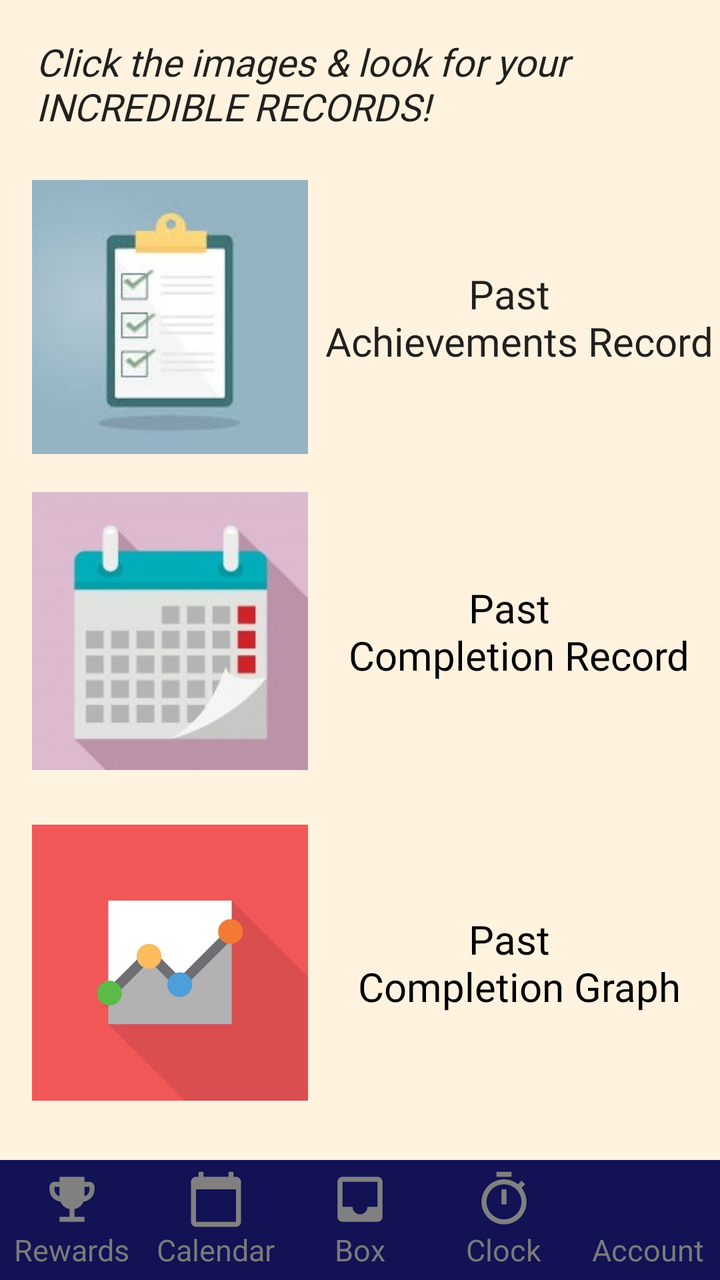
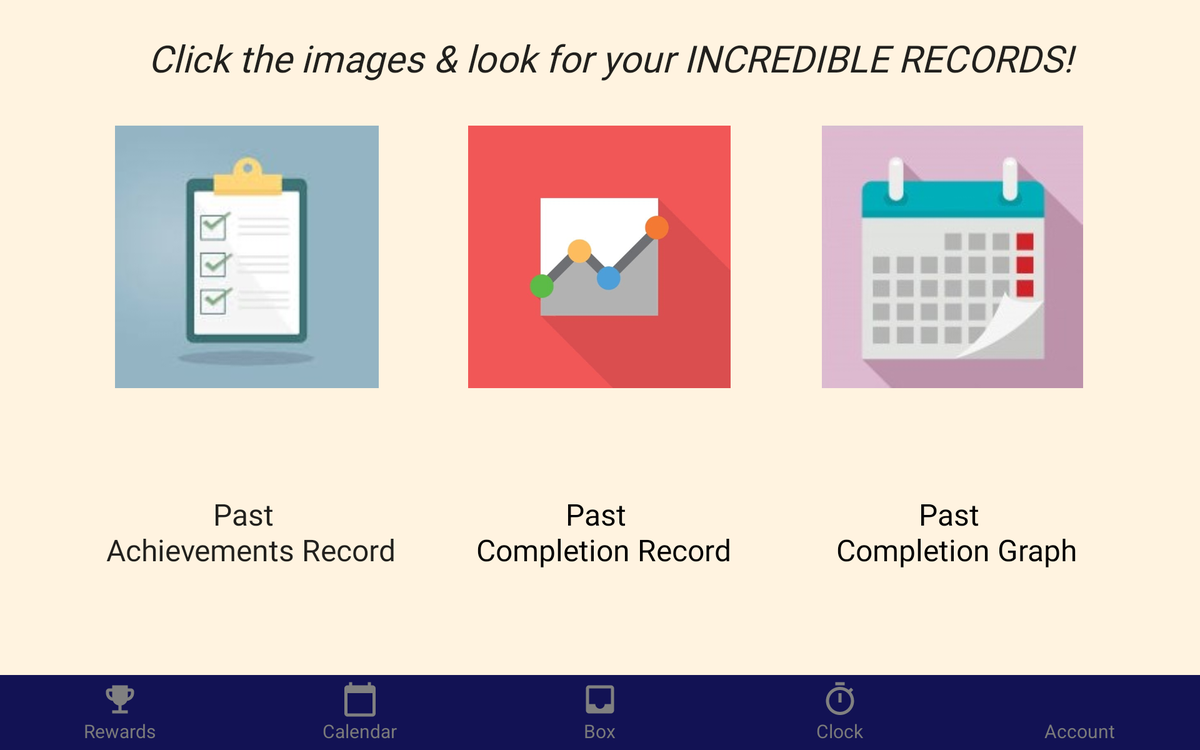

The same Android screen from two of the app's own layout files: first res/layout/ as a phone draws it, then the repository's variant for another configuration, drawn on a device whose configuration selects that folder. Both files follow.
<!-- AndroidManifest.xml: application theme AppTheme -->
<!-- res/layout/activity_record.xml -->
<?xml version="1.0" encoding="utf-8"?>
<androidx.constraintlayout.widget.ConstraintLayout xmlns:android="http://schemas.android.com/apk/res/android"
    xmlns:app="http://schemas.android.com/apk/res-auto"
    xmlns:tools="http://schemas.android.com/tools"
    android:layout_width="match_parent"
    android:layout_height="match_parent"
    android:background="#FFF3E0"
    tools:context=".Record">


    <TextView
        android:id="@+id/record_title"
        android:layout_width="0dp"
        android:layout_height="wrap_content"
        android:layout_marginStart="16dp"
        android:layout_marginLeft="16dp"
        android:layout_marginTop="16dp"
        android:padding="2dp"
        android:text="@string/recordtitle_text"
        android:textAppearance="@style/TextAppearance.AppCompat.Body1"
        android:textSize="19sp"
        android:textStyle="italic"
        app:fontFamily="@font/caveat_brush"
        app:layout_constraintStart_toStartOf="parent"
        app:layout_constraintTop_toTopOf="parent" />

    <ImageView
        android:id="@+id/ac_record"
        android:layout_width="138dp"
        android:layout_height="149dp"
        android:layout_marginStart="16dp"
        android:layout_marginLeft="16dp"
        android:layout_marginTop="16dp"
        android:contentDescription="Achievement Record"
        android:onClick="showPastAcRecord"
        app:layout_constraintStart_toStartOf="parent"
        app:layout_constraintTop_toBottomOf="@+id/record_title"
        app:srcCompat="@drawable/ff" />

    <ImageView
        android:id="@+id/calendar_record"
        android:layout_width="138dp"
        android:layout_height="149dp"
        android:layout_marginStart="16dp"
        android:layout_marginLeft="16dp"
        android:layout_marginTop="8dp"
        android:contentDescription="Calendar Record"
        android:onClick="showPastCalendarRecord"
        app:layout_constraintStart_toStartOf="parent"
        app:layout_constraintTop_toBottomOf="@+id/ac_record"
        app:srcCompat="@drawable/vv" />

    <ImageView
        android:id="@+id/plot_record"
        android:layout_width="138dp"
        android:layout_height="149dp"
        android:layout_marginStart="16dp"
        android:layout_marginLeft="16dp"
        android:layout_marginTop="16dp"
        android:layout_marginBottom="24dp"
        android:contentDescription="Graph Record"
        android:onClick="showPastGraphRecord"
        app:layout_constraintBottom_toTopOf="@+id/layout_bottom_bar"
        app:layout_constraintStart_toStartOf="parent"
        app:layout_constraintTop_toBottomOf="@+id/calendar_record"
        app:srcCompat="@drawable/kl" />

    <TextView
        android:id="@+id/image1_textlabel"
        android:layout_width="wrap_content"
        android:layout_height="wrap_content"
        android:gravity="center_horizontal"
        android:text="@string/image1_text"
        android:textAlignment="center"
        android:textAppearance="@style/TextAppearance.AppCompat.Body1"
        android:textSize="20sp"
        app:fontFamily="@font/architects_daughter"
        app:layout_constraintBottom_toBottomOf="@+id/ac_record"
        app:layout_constraintEnd_toEndOf="parent"
        app:layout_constraintStart_toEndOf="@+id/ac_record"
        app:layout_constraintTop_toTopOf="@+id/ac_record" />

    <TextView
        android:id="@+id/image2_textlabel"
        android:layout_width="wrap_content"
        android:layout_height="wrap_content"
        android:gravity="center_horizontal"
        android:text="@string/image2_text"
        android:textAlignment="center"
        android:textAppearance="@style/TextAppearance.AppCompat.Medium"
        android:textColor="@android:color/black"
        android:textSize="20sp"
        app:fontFamily="@font/architects_daughter"
        app:layout_constraintBottom_toBottomOf="@+id/calendar_record"
        app:layout_constraintEnd_toEndOf="parent"
        app:layout_constraintStart_toEndOf="@+id/calendar_record"
        app:layout_constraintTop_toTopOf="@+id/calendar_record" />

    <TextView
        android:id="@+id/image3_textlabel"
        android:layout_width="wrap_content"
        android:layout_height="wrap_content"
        android:gravity="center_horizontal"
        android:text="@string/image3_text"
        android:textAlignment="center"
        android:textAppearance="@style/TextAppearance.AppCompat.Medium"
        android:textColor="@android:color/black"
        android:textSize="20sp"
        app:fontFamily="@font/architects_daughter"
        app:layout_constraintBottom_toBottomOf="@+id/plot_record"
        app:layout_constraintEnd_toEndOf="parent"
        app:layout_constraintStart_toEndOf="@+id/plot_record"
        app:layout_constraintTop_toTopOf="@+id/plot_record" />

    <LinearLayout
        android:id="@+id/layout_bottom_bar"
        android:layout_width="match_parent"
        android:layout_height="60dp"
        android:layout_alignParentBottom="true"
        android:background="#121254"
        android:baselineAligned="false"
        android:orientation="horizontal"
        app:layout_constraintBottom_toBottomOf="parent">

        <LinearLayout
            android:id="@+id/layout_track"
            android:layout_width="0dp"
            android:layout_height="wrap_content"
            android:layout_gravity="center"
            android:layout_weight="1"
            android:gravity="center"
            android:orientation="vertical">

            <ImageView
                android:layout_width="30dp"
                android:layout_height="30dp"
                android:background="@drawable/ic_rewards_grey" />

            <TextView
                android:layout_width="wrap_content"
                android:layout_height="wrap_content"
                android:text="@string/rewards"
                android:textColor="@color/colorIconGrey"
                android:textSize="15sp" />
        </LinearLayout>

        <LinearLayout
            android:id="@+id/layout_search"
            android:layout_width="0dp"
            android:layout_height="wrap_content"
            android:layout_gravity="center"
            android:layout_weight="1"
            android:gravity="center"
            android:orientation="vertical">

            <ImageView
                android:layout_width="30dp"
                android:layout_height="30dp"
                android:background="@drawable/ic_calendar_grey" />

            <TextView
                android:layout_width="wrap_content"
                android:layout_height="wrap_content"
                android:text="@string/calendar"
                android:textColor="@color/colorIconGrey"
                android:textSize="15sp" />
        </LinearLayout>

        <LinearLayout
            android:id="@+id/layout_home"
            android:layout_width="0dp"
            android:layout_height="wrap_content"
            android:layout_gravity="center"
            android:layout_weight="1"
            android:gravity="center"
            android:orientation="vertical">

            <ImageView
                android:layout_width="30dp"
                android:layout_height="30dp"
                android:background="@drawable/ic_box_grey" />

            <TextView
                android:layout_width="wrap_content"
                android:layout_height="wrap_content"
                android:text="@string/box"
                android:textColor="@color/colorIconGrey"
                android:textSize="15sp" />

        </LinearLayout>

        <LinearLayout
            android:id="@+id/layout_record"
            android:layout_width="0dp"
            android:layout_height="wrap_content"
            android:layout_gravity="center"
            android:layout_weight="1"
            android:gravity="center"
            android:orientation="vertical">

            <ImageView
                android:layout_width="30dp"
                android:layout_height="30dp"
                android:background="@drawable/ic_clock_grey"
                android:color="#808080" />

            <TextView
                android:layout_width="wrap_content"
                android:layout_height="wrap_content"
                android:text="@string/clock"
                android:textColor="@color/colorIconGrey"
                android:textSize="15sp" />
        </LinearLayout>

        <LinearLayout
            android:id="@+id/layout_account"
            android:layout_width="0dp"
            android:layout_height="wrap_content"
            android:layout_gravity="center"
            android:layout_weight="1"
            android:gravity="center"
            android:orientation="vertical">

            <ImageView
                android:layout_width="30dp"
                android:layout_height="30dp"
                android:background="@drawable/ic_person_grey" />

            <TextView
                android:layout_width="wrap_content"
                android:layout_height="wrap_content"
                android:text="@string/account"
                android:textColor="@color/colorIconGrey"
                android:textSize="15sp" />
        </LinearLayout>
    </LinearLayout>


</androidx.constraintlayout.widget.ConstraintLayout>
<!-- resources referenced by this layout -->
<resources>
  <color name="colorIconGrey">#7A7A7A</color>
  <!-- drawable ff: jpg bitmap (drawable-v24, 25604 bytes) -->
  <!-- drawable ic_box_grey (drawable-v24) -->
  <?xml version="1.0" encoding="utf-8"?>
  <vector xmlns:android="http://schemas.android.com/apk/res/android"
      android:width="24dp"
      android:height="24dp"
      android:viewportWidth="24"
      android:viewportHeight="24"
      android:tint="#808080">
  
      <path
          android:pathData="M0 0h24v24H0V0z" />
      <path
          android:fillColor="#000000"
          android:pathData="M19 3H4.99c-1.11 0-1.98 0.89 -1.98 2L3 19c0 1.1 0.88 2 1.99 2H19c1.1 0 2-0.9 2-2V5c0-1.11-0.9-2-2-2zm0 12h-4c0 1.66-1.35 3-3 3s-3-1.34-3-3H4.99V5H19v10z" />
  </vector>
  <!-- drawable ic_calendar_grey (drawable-v24) -->
  <?xml version="1.0" encoding="utf-8"?>
  <vector xmlns:android="http://schemas.android.com/apk/res/android"
      android:width="24dp"
      android:height="24dp"
      android:viewportWidth="24"
      android:viewportHeight="24"
      android:tint="#808080">
  
      <path
          android:fillColor="#000000"
          android:pathData="M20 3h-1V1h-2v2H7V1H5v2H4c-1.1 0-2 0.9-2 2v16c0 1.1 0.9 2 2 2h16c1.1 0 2-0.9 2-2V5c0-1.1-0.9-2-2-2zm0 18H4V8h16v13z" />
      <path
          android:pathData="M0 0h24v24H0z" />
  </vector>
  <!-- drawable ic_clock_grey (drawable-v24) -->
  <?xml version="1.0" encoding="utf-8"?>
  <vector xmlns:android="http://schemas.android.com/apk/res/android"
      android:width="24dp"
      android:height="24dp"
      android:viewportWidth="24"
      android:viewportHeight="24"
      android:tint="#808080">
  
      <path
          android:pathData="M0 0h24v24H0z" />
      <path
          android:fillColor="#000000"
          android:pathData="M15 1H9v2h6V1zm-4 13h2V8h-2v6zm8.03-6.61l1.42-1.42c-0.43-0.51-0.9-0.99-1.41-1.41l-1.42 1.42C16.07 4.74 14.12 4 12 4c-4.97 0-9 4.03-9 9s4.02 9 9 9 9-4.03 9-9c0-2.12-0.74-4.07-1.97-5.61zM12 20c-3.87 0-7-3.13-7-7s3.13-7 7-7 7 3.13 7 7-3.13 7-7 7z" />
  </vector>
  <!-- drawable ic_rewards_grey (drawable-v24) -->
  <?xml version="1.0" encoding="utf-8"?>
  <vector xmlns:android="http://schemas.android.com/apk/res/android"
      android:width="24dp"
      android:height="24dp"
      android:viewportWidth="24"
      android:viewportHeight="24"
      android:tint="#808080">
  
      <path
          android:pathData="M 0 0 H 24 V 24 H 0 V 0 Z" />
      <path
          android:fillColor="#000000"
          android:pathData="M19,5h-2V3H7v2H5C3.9,5,3,5.9,3,7v1c0,2.55,1.92,4.63,4.39,4.94c0.63,1.5,1.98,2.63,3.61,2.96V19H7v2h10v-2h-4v-3.1 c1.63-0.33,2.98-1.46,3.61-2.96C19.08,12.63,21,10.55,21,8V7C21,5.9,20.1,5,19,5z M5,8V7h2v3.82C5.84,10.4,5,9.3,5,8z M19,8 c0,1.3-0.84,2.4-2,2.82V7h2V8z" />
  </vector>
  <!-- drawable kl: jpg bitmap (drawable-v24, 10366 bytes) -->
  <!-- drawable vv: jpg bitmap (drawable-v24, 29804 bytes) -->
  <string name="account">Account</string>
  <string name="box">Box</string>
  <string name="calendar">Calendar</string>
  <string name="clock">Clock</string>
  <string name="image1_text">Past \n Achievements Record</string>
  <string name="image2_text">Past \n Completion Record</string>
  <string name="image3_text">Past \n Completion Graph</string>
  <string name="recordtitle_text">Click the images &amp; look for your INCREDIBLE RECORDS!</string>
  <string name="rewards">Rewards</string>
  <style name="AppTheme" parent="Theme.AppCompat.Light.DarkActionBar">
          
          <item name="colorPrimary">@color/colorPrimary</item>
          <item name="colorPrimaryDark">@color/colorPrimaryDark</item>
          <item name="colorAccent">@color/colorAccent</item>
      </style>
  <color name="colorPrimary">#6200EE</color>
  <color name="colorPrimaryDark">#3700B3</color>
  <color name="colorAccent">#03DAC5</color>
</resources>
<!-- res/layout-sw600dp-land/activity_record.xml (the repository's variant of the layout above) -->
<!-- drawn on a 7-inch tablet turned sideways -->
<?xml version="1.0" encoding="utf-8"?>
<androidx.constraintlayout.widget.ConstraintLayout xmlns:android="http://schemas.android.com/apk/res/android"
    xmlns:app="http://schemas.android.com/apk/res-auto"
    xmlns:tools="http://schemas.android.com/tools"
    android:layout_width="match_parent"
    android:layout_height="match_parent"
    android:background="#FFF3E0"
    tools:context=".Record">


    <TextView
        android:id="@+id/record_title"
        android:layout_width="match_parent"
        android:layout_height="wrap_content"
        android:layout_marginStart="16dp"
        android:layout_marginLeft="16dp"
        android:layout_marginTop="24dp"
        android:gravity="center_horizontal"
        android:padding="2dp"
        android:text="@string/recordtitle_text"
        android:textAlignment="center"
        android:textAppearance="@style/TextAppearance.AppCompat.Body1"
        android:textSize="30sp"
        android:textStyle="italic"
        app:fontFamily="@font/caveat_brush"
        app:layout_constraintStart_toStartOf="parent"
        app:layout_constraintTop_toTopOf="parent" />

    <ImageView
        android:id="@+id/ac_record"
        android:layout_width="331dp"
        android:layout_height="210dp"
        android:layout_marginStart="32dp"
        android:layout_marginLeft="32dp"
        android:layout_marginTop="32dp"
        android:contentDescription="Achievement Record"
        android:onClick="showPastAcRecord"
        app:layout_constraintStart_toStartOf="parent"
        app:layout_constraintTop_toBottomOf="@+id/record_title"
        app:srcCompat="@drawable/ff" />

    <ImageView
        android:id="@+id/plot_record"
        android:layout_width="294dp"
        android:layout_height="210dp"
        android:layout_marginTop="32dp"
        android:contentDescription="Graph Record"
        android:onClick="showPastGraphRecord"
        app:layout_constraintEnd_toStartOf="@+id/calendar_record"
        app:layout_constraintStart_toEndOf="@+id/ac_record"
        app:layout_constraintTop_toBottomOf="@+id/record_title"
        app:srcCompat="@drawable/kl" />

    <ImageView
        android:id="@+id/calendar_record"
        android:layout_width="332dp"
        android:layout_height="210dp"
        android:layout_marginTop="32dp"
        android:layout_marginEnd="32dp"
        android:layout_marginRight="32dp"
        android:contentDescription="Calendar Record"
        android:onClick="showPastCalendarRecord"
        app:layout_constraintEnd_toEndOf="parent"
        app:layout_constraintTop_toBottomOf="@+id/record_title"
        app:srcCompat="@drawable/vv" />

    <TextView
        android:id="@+id/image1_textlabel"
        android:layout_width="wrap_content"
        android:layout_height="wrap_content"
        android:gravity="center_horizontal"
        android:text="@string/image1_text"
        android:textAlignment="center"
        android:textAppearance="@style/TextAppearance.AppCompat.Body1"
        android:textSize="24sp"
        app:fontFamily="@font/architects_daughter"
        app:layout_constraintBottom_toTopOf="@+id/layout_bottom_bar"
        app:layout_constraintEnd_toEndOf="@+id/ac_record"
        app:layout_constraintStart_toStartOf="@+id/ac_record"
        app:layout_constraintTop_toBottomOf="@+id/ac_record" />


    <TextView
        android:id="@+id/image2_textlabel"
        android:layout_width="wrap_content"
        android:layout_height="wrap_content"
        android:gravity="center_horizontal"
        android:text="@string/image2_text"
        android:textAlignment="center"
        android:textAppearance="@style/TextAppearance.AppCompat.Medium"
        android:textColor="@android:color/black"
        android:textSize="24sp"
        app:fontFamily="@font/architects_daughter"
        app:layout_constraintBaseline_toBaselineOf="@+id/image1_textlabel"
        app:layout_constraintEnd_toEndOf="@+id/plot_record"
        app:layout_constraintStart_toStartOf="@+id/plot_record" />

    <TextView
        android:id="@+id/image3_textlabel"
        android:layout_width="wrap_content"
        android:layout_height="wrap_content"
        android:gravity="center_horizontal"
        android:text="@string/image3_text"
        android:textAlignment="center"
        android:textAppearance="@style/TextAppearance.AppCompat.Medium"
        android:textColor="@android:color/black"
        android:textSize="24sp"
        app:fontFamily="@font/architects_daughter"
        app:layout_constraintBaseline_toBaselineOf="@+id/image2_textlabel"
        app:layout_constraintEnd_toEndOf="@+id/calendar_record"
        app:layout_constraintStart_toStartOf="@+id/calendar_record" />

    <LinearLayout
        android:id="@+id/layout_bottom_bar"
        android:layout_width="match_parent"
        android:layout_height="60dp"
        android:layout_alignParentBottom="true"
        android:background="#121254"
        android:baselineAligned="false"
        android:orientation="horizontal"
        app:layout_constraintBottom_toBottomOf="parent">

        <LinearLayout
            android:id="@+id/layout_track"
            android:layout_width="0dp"
            android:layout_height="wrap_content"
            android:layout_gravity="center"
            android:layout_weight="1"
            android:gravity="center"
            android:orientation="vertical">

            <ImageView
                android:layout_width="30dp"
                android:layout_height="30dp"
                android:background="@drawable/ic_rewards_grey" />

            <TextView
                android:layout_width="wrap_content"
                android:layout_height="wrap_content"
                android:text="@string/rewards"
                android:textColor="@color/colorIconGrey"
                android:textSize="15sp" />
        </LinearLayout>

        <LinearLayout
            android:id="@+id/layout_search"
            android:layout_width="0dp"
            android:layout_height="wrap_content"
            android:layout_gravity="center"
            android:layout_weight="1"
            android:gravity="center"
            android:orientation="vertical">

            <ImageView
                android:layout_width="30dp"
                android:layout_height="30dp"
                android:background="@drawable/ic_calendar_grey" />

            <TextView
                android:layout_width="wrap_content"
                android:layout_height="wrap_content"
                android:text="@string/calendar"
                android:textColor="@color/colorIconGrey"
                android:textSize="15sp" />
        </LinearLayout>

        <LinearLayout
            android:id="@+id/layout_home"
            android:layout_width="0dp"
            android:layout_height="wrap_content"
            android:layout_gravity="center"
            android:layout_weight="1"
            android:gravity="center"
            android:orientation="vertical">

            <ImageView
                android:layout_width="30dp"
                android:layout_height="30dp"
                android:background="@drawable/ic_box_grey" />

            <TextView
                android:layout_width="wrap_content"
                android:layout_height="wrap_content"
                android:text="@string/box"
                android:textColor="@color/colorIconGrey"
                android:textSize="15sp" />

        </LinearLayout>

        <LinearLayout
            android:id="@+id/layout_record"
            android:layout_width="0dp"
            android:layout_height="wrap_content"
            android:layout_gravity="center"
            android:layout_weight="1"
            android:gravity="center"
            android:orientation="vertical">

            <ImageView
                android:layout_width="30dp"
                android:layout_height="30dp"
                android:background="@drawable/ic_clock_grey"
                android:color="#808080" />

            <TextView
                android:layout_width="wrap_content"
                android:layout_height="wrap_content"
                android:text="@string/clock"
                android:textColor="@color/colorIconGrey"
                android:textSize="15sp" />
        </LinearLayout>

        <LinearLayout
            android:id="@+id/layout_account"
            android:layout_width="0dp"
            android:layout_height="wrap_content"
            android:layout_gravity="center"
            android:layout_weight="1"
            android:gravity="center"
            android:orientation="vertical">

            <ImageView
                android:layout_width="30dp"
                android:layout_height="30dp"
                android:background="@drawable/ic_person_grey" />

            <TextView
                android:layout_width="wrap_content"
                android:layout_height="wrap_content"
                android:text="@string/account"
                android:textColor="@color/colorIconGrey"
                android:textSize="15sp" />
        </LinearLayout>
    </LinearLayout>
</androidx.constraintlayout.widget.ConstraintLayout>
